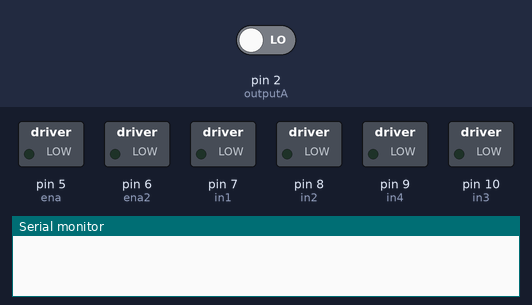
Simulated run of this sketch. Board: Arduino Uno, built with avr-gcc and run on an emulated ATmega328P. Parts: switched loads named in the sketch (green lamp = pin HIGH), the last lines printed to the serial monitor. Inputs (shaded band) come from the test bench; at power-on: pin 2 (outputA) LOW.

Above: at 0.1 s.
At 3.1 s:
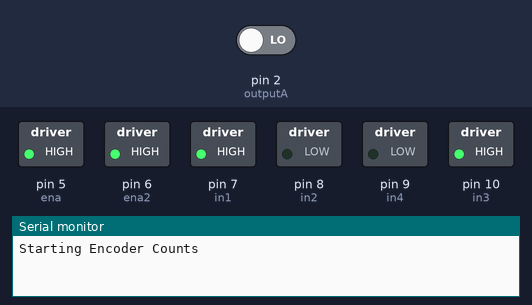
Timing chart, 0 to 4.6 s (numbered marks = the images above):
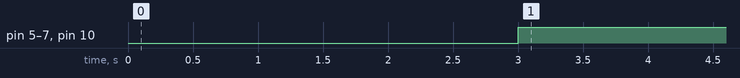

Measured:
- by itself, pin 5 (ena), pin 6 (ena2), pin 7 (in1), pin 10 (in3): LOW → HIGH at 3.0 s

The sketch:

finishedproject.ino
```cpp
#include <MPU6050_tockn.h>
#include <Wire.h>

MPU6050 mpu6050(Wire);

#define outputA 2

volatile int counter = 0;
float numberOfSlots = 20;
float wheelDiameter = 6.6;
float distancePerTick = PI * wheelDiameter / numberOfSlots;
float distance ;
float ultraDistance= 0.0;
int trig = 12;
int echo = 3;
int in1 = 7;
int in2 = 8;
int ena = 5;
int ena2 = 6;
int in3 = 10;
int in4 = 9;

void setup() {
  // put your setup code here, to run once:
   Serial.begin(9600);
  Wire.begin();
  mpu6050.begin();
  mpu6050.calcGyroOffsets(true);
  pinMode (trig, OUTPUT);
  pinMode (echo, INPUT);
  pinMode (in1, OUTPUT);
  pinMode (in2, OUTPUT);
  pinMode (ena, OUTPUT);
  pinMode (ena2, OUTPUT);
  pinMode (in3, OUTPUT);
  pinMode (in4, OUTPUT);
  pinMode (outputA, INPUT);
  Serial.println("Starting Encoder Counts");

  attachInterrupt(digitalPinToInterrupt(2), readEncoder, CHANGE);
}

void loop() {
  // put your main code here, to run repeatedly:
  // ultraDistance = getUltraDistance();
  // Serial.print("Distance: ");
  // Serial.println(ultraDistance);
  goForward();
}


void readEncoder()
   {
     counter++;
  }

float getAngle(){
  mpu6050.update();
  float angle = mpu6050.getAngleZ();
  return angle;
  }


  // digitalWrite (trig, HIGH);
  // delay(50);
  // digitalWrite (trig, LOW);
  // float period = pulseIn (echo , HIGH);
  // float distance = (period / 2) / 29.1;
  // return distance;
  // }

float getDistance(){
    int distance  = counter * distancePerTick;
    return distance;
  }


void goForward(){
  analogWrite (ena , 255);
  analogWrite (ena2 , 255);
  digitalWrite (in1, HIGH);
  digitalWrite (in2 , LOW);
  digitalWrite (in3 , HIGH);
  digitalWrite (in4 , LOW);
  }

void goBackward(){
   analogWrite (ena , 255);
  analogWrite (ena2 , 255);
  digitalWrite (in1, LOW);
  digitalWrite (in2 , HIGH);
  digitalWrite (in3 , LOW);
  digitalWrite (in4 , HIGH);
  }

void Stop(){
    analogWrite (ena , 0);
  analogWrite (ena2 , 0);
  digitalWrite (in1, LOW);
  digitalWrite (in2 , LOW);
  digitalWrite (in3 , LOW);
  digitalWrite (in4 , LOW);
  }

void turnRight(){
    digitalWrite (in1 , HIGH);
    analogWrite (ena , 255);
    digitalWrite (in2 , LOW);
    analogWrite (ena2 , 255);
    digitalWrite (in3 , LOW);
    digitalWrite (in4 , LOW);
  }

void turnLeft(){
    digitalWrite (in1 , LOW);
    analogWrite (ena , 255);
    digitalWrite (in2 , LOW);
    analogWrite (ena2 , 255);
    digitalWrite (in3 , HIGH);
    digitalWrite (in4 , LOW);
  }
```
